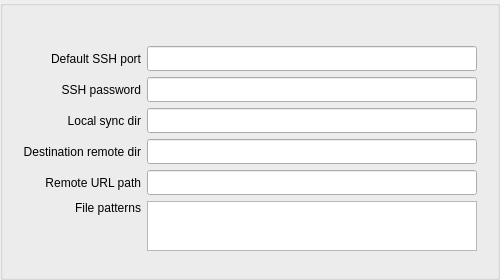
<?xml version="1.0" encoding="UTF-8"?>
<ui version="4.0">
 <author>dmilith</author>
 <class>ConfigWidget</class>
 <widget class="QWidget" name="ConfigWidget">
  <property name="windowModality">
   <enum>Qt::ApplicationModal</enum>
  </property>
  <property name="geometry">
   <rect>
    <x>0</x>
    <y>0</y>
    <width>500</width>
    <height>280</height>
   </rect>
  </property>
  <property name="minimumSize">
   <size>
    <width>500</width>
    <height>260</height>
   </size>
  </property>
  <property name="maximumSize">
   <size>
    <width>550</width>
    <height>300</height>
   </size>
  </property>
  <property name="focusPolicy">
   <enum>Qt::NoFocus</enum>
  </property>
  <property name="acceptDrops">
   <bool>false</bool>
  </property>
  <property name="windowTitle">
   <string>Synshot settings</string>
  </property>
  <property name="autoFillBackground">
   <bool>false</bool>
  </property>
  <property name="locale">
   <locale language="English" country="UnitedStates"/>
  </property>
  <widget class="QGroupBox" name="group">
   <property name="geometry">
    <rect>
     <x>0</x>
     <y>0</y>
     <width>500</width>
     <height>280</height>
    </rect>
   </property>
   <property name="minimumSize">
    <size>
     <width>500</width>
     <height>280</height>
    </size>
   </property>
   <property name="maximumSize">
    <size>
     <width>500</width>
     <height>280</height>
    </size>
   </property>
   <property name="focusPolicy">
    <enum>Qt::NoFocus</enum>
   </property>
   <property name="contextMenuPolicy">
    <enum>Qt::DefaultContextMenu</enum>
   </property>
   <property name="title">
    <string/>
   </property>
   <property name="alignment">
    <set>Qt::AlignCenter</set>
   </property>
   <property name="flat">
    <bool>true</bool>
   </property>
   <layout class="QGridLayout" name="gridLayout">
    <property name="leftMargin">
     <number>20</number>
    </property>
    <property name="topMargin">
     <number>40</number>
    </property>
    <property name="rightMargin">
     <number>20</number>
    </property>
    <property name="bottomMargin">
     <number>40</number>
    </property>
    <item row="5" column="0">
     <widget class="QLabel" name="defaultPortLabel_6">
      <property name="layoutDirection">
       <enum>Qt::LeftToRight</enum>
      </property>
      <property name="autoFillBackground">
       <bool>false</bool>
      </property>
      <property name="text">
       <string>File patterns</string>
      </property>
      <property name="scaledContents">
       <bool>false</bool>
      </property>
      <property name="alignment">
       <set>Qt::AlignRight|Qt::AlignTop|Qt::AlignTrailing</set>
      </property>
      <property name="margin">
       <number>2</number>
      </property>
     </widget>
    </item>
    <item row="0" column="1">
     <widget class="QLineEdit" name="defaultSSHPort">
      <property name="font">
       <font>
        <family>Monaco</family>
       </font>
      </property>
      <property name="mouseTracking">
       <bool>false</bool>
      </property>
      <property name="focusPolicy">
       <enum>Qt::StrongFocus</enum>
      </property>
      <property name="inputMask">
       <string notr="true"/>
      </property>
      <property name="maxLength">
       <number>6</number>
      </property>
     </widget>
    </item>
    <item row="2" column="0">
     <widget class="QLabel" name="defaultPortLabel_3">
      <property name="layoutDirection">
       <enum>Qt::LeftToRight</enum>
      </property>
      <property name="text">
       <string>Local sync dir</string>
      </property>
      <property name="scaledContents">
       <bool>false</bool>
      </property>
      <property name="alignment">
       <set>Qt::AlignRight|Qt::AlignTrailing|Qt::AlignVCenter</set>
      </property>
      <property name="margin">
       <number>2</number>
      </property>
     </widget>
    </item>
    <item row="3" column="0">
     <widget class="QLabel" name="defaultPortLabel_4">
      <property name="layoutDirection">
       <enum>Qt::LeftToRight</enum>
      </property>
      <property name="text">
       <string>Destination remote dir</string>
      </property>
      <property name="scaledContents">
       <bool>false</bool>
      </property>
      <property name="alignment">
       <set>Qt::AlignRight|Qt::AlignTrailing|Qt::AlignVCenter</set>
      </property>
      <property name="margin">
       <number>2</number>
      </property>
     </widget>
    </item>
    <item row="4" column="1">
     <widget class="QLineEdit" name="urlPrefix">
      <property name="font">
       <font>
        <family>Monaco</family>
       </font>
      </property>
      <property name="autoFillBackground">
       <bool>false</bool>
      </property>
      <property name="inputMask">
       <string notr="true"/>
      </property>
      <property name="maxLength">
       <number>512</number>
      </property>
     </widget>
    </item>
    <item row="3" column="1">
     <widget class="QLineEdit" name="destinationRemoteDir">
      <property name="font">
       <font>
        <family>Monaco</family>
       </font>
      </property>
      <property name="inputMask">
       <string notr="true"/>
      </property>
      <property name="maxLength">
       <number>512</number>
      </property>
     </widget>
    </item>
    <item row="5" column="1">
     <widget class="QPlainTextEdit" name="allowedFileTypes">
      <property name="minimumSize">
       <size>
        <width>0</width>
        <height>50</height>
       </size>
      </property>
      <property name="font">
       <font>
        <family>Menlo</family>
       </font>
      </property>
      <property name="cursor" stdset="0">
       <cursorShape>IBeamCursor</cursorShape>
      </property>
      <property name="focusPolicy">
       <enum>Qt::StrongFocus</enum>
      </property>
      <property name="autoFillBackground">
       <bool>false</bool>
      </property>
      <property name="tabChangesFocus">
       <bool>true</bool>
      </property>
      <property name="plainText">
       <string/>
      </property>
      <property name="backgroundVisible">
       <bool>false</bool>
      </property>
     </widget>
    </item>
    <item row="0" column="0">
     <widget class="QLabel" name="defaultPortLabel">
      <property name="layoutDirection">
       <enum>Qt::LeftToRight</enum>
      </property>
      <property name="text">
       <string>Default SSH port</string>
      </property>
      <property name="scaledContents">
       <bool>false</bool>
      </property>
      <property name="alignment">
       <set>Qt::AlignRight|Qt::AlignTrailing|Qt::AlignVCenter</set>
      </property>
      <property name="margin">
       <number>2</number>
      </property>
     </widget>
    </item>
    <item row="1" column="0">
     <widget class="QLabel" name="defaultPortLabel_7">
      <property name="layoutDirection">
       <enum>Qt::LeftToRight</enum>
      </property>
      <property name="text">
       <string>SSH password</string>
      </property>
      <property name="scaledContents">
       <bool>false</bool>
      </property>
      <property name="alignment">
       <set>Qt::AlignRight|Qt::AlignTrailing|Qt::AlignVCenter</set>
      </property>
      <property name="margin">
       <number>2</number>
      </property>
     </widget>
    </item>
    <item row="1" column="1">
     <widget class="QLineEdit" name="defaultSSHPassword">
      <property name="font">
       <font>
        <family>Monaco</family>
       </font>
      </property>
      <property name="mouseTracking">
       <bool>false</bool>
      </property>
      <property name="focusPolicy">
       <enum>Qt::StrongFocus</enum>
      </property>
      <property name="maxLength">
       <number>32767</number>
      </property>
      <property name="echoMode">
       <enum>QLineEdit::Password</enum>
      </property>
     </widget>
    </item>
    <item row="2" column="1">
     <widget class="QLineEdit" name="screenshotDir">
      <property name="font">
       <font>
        <family>Monaco</family>
       </font>
      </property>
      <property name="inputMask">
       <string notr="true"/>
      </property>
      <property name="maxLength">
       <number>512</number>
      </property>
     </widget>
    </item>
    <item row="4" column="0">
     <widget class="QLabel" name="defaultPortLabel_5">
      <property name="layoutDirection">
       <enum>Qt::LeftToRight</enum>
      </property>
      <property name="text">
       <string>Remote URL path</string>
      </property>
      <property name="scaledContents">
       <bool>false</bool>
      </property>
      <property name="alignment">
       <set>Qt::AlignRight|Qt::AlignTrailing|Qt::AlignVCenter</set>
      </property>
      <property name="margin">
       <number>2</number>
      </property>
     </widget>
    </item>
   </layout>
  </widget>
 </widget>
 <tabstops>
  <tabstop>defaultSSHPort</tabstop>
  <tabstop>defaultSSHPassword</tabstop>
  <tabstop>screenshotDir</tabstop>
  <tabstop>destinationRemoteDir</tabstop>
  <tabstop>urlPrefix</tabstop>
  <tabstop>allowedFileTypes</tabstop>
 </tabstops>
 <resources>
  <include location="Synshot.qrc"/>
 </resources>
 <connections/>
</ui>
